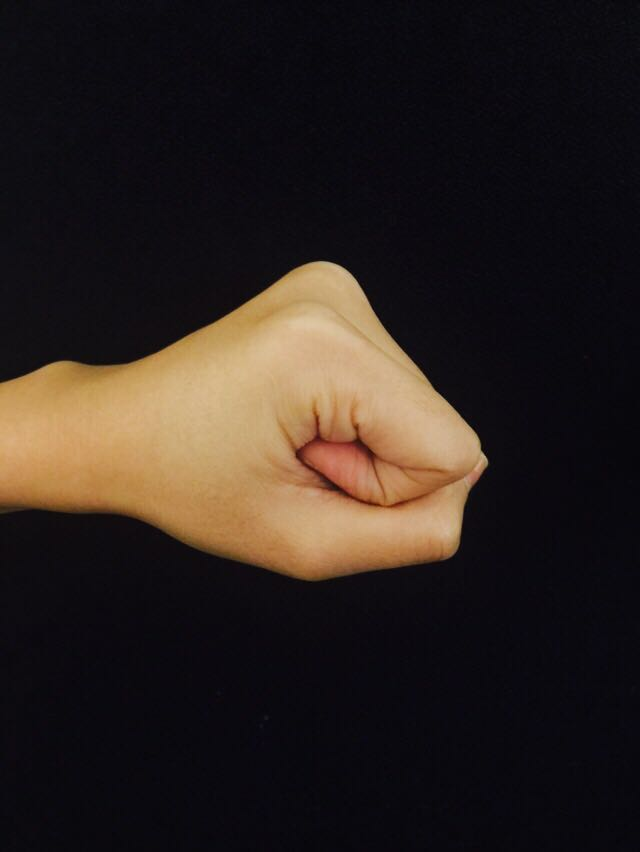
//> input picture Visual-Ass-1/input10/fist_0_2.jpg, 640 x 852 px; the run also reads 1 picture not shown here
$ ./main   (built with g++ and OpenCV 4)
//> lines starting //> are read from the running program, lines starting //| are printed output that depends on the picture; after the words box and inside, x2 and y2 are one past the last pixel; in counts of white or black regions, pixels touching at a corner belong together
#include <opencv/highgui.h>
#include <opencv/cv.h>
#include "opencv2/imgproc/imgproc.hpp"
#include <opencv2/core/core.hpp>
#include "opencv2/highgui/highgui.hpp"
#include <iostream>

using namespace cv;
using namespace std;


//The function returns the square of the euclidean distance between 2 points.
double dist(Point x,Point y)
{
    return (x.x-y.x)*(x.x-y.x)+(x.y-y.y)*(x.y-y.y);
}


//Rewrite comparator to sort convexity areas
bool wayToSort(int i, int j) { return i > j; }

//Main function call to check if a given sequence is correct input
int checkpassword(String argv , int number) {
//> called with argv = "fist_0_2.jpg", number = 1

    int thresh = 100;
    int max_thresh = 255;
    int defect_size=0;
    RNG rng(12345);
    int defect_thresh=0;
    int finger_num=0;
    double max_contourarea=0.0; // biggest contour area of all contours
    double second_max_contourarea=0.0; //second biggest contour area
    double sum_contourarea=0.0; // sum of all contour areas, for computing max/sum ratio of contour area
    double avg_depth=0.0; // sum of all defect points to convex hull
    int defect_num; //number of defect numbers, to compute average average depth
    Size s=Size(640,852); //size of resized image
    Point cm;
//    vector<int> pwd={1,2,3,4,5,0}; //original code for part 1-3
    vector<int> pwd={0,0,8,8,10,10}; //new code for part 4

    Mat im_gray = imread(argv,CV_LOAD_IMAGE_GRAYSCALE);

    if (im_gray.empty())
    {
        cout << "Could not read input image file: " << im_gray << endl;
        return -1;
    }

    //resize all input images
    resize(im_gray, im_gray, s);

    //blur gray scaled image
    blur( im_gray, im_gray, Size(3,3) );

    //convert image to binary - black white image
    Mat img_bw = im_gray > 128;
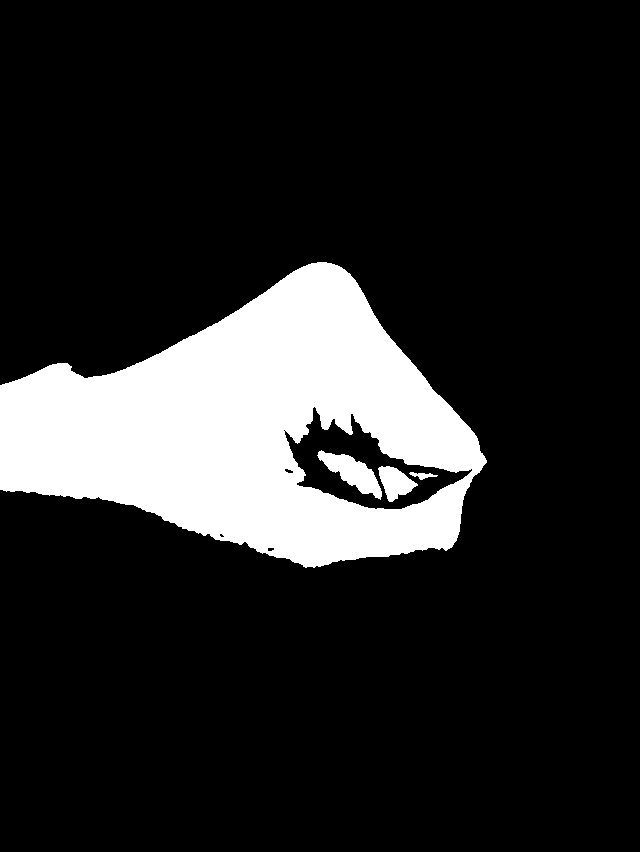
//> img_bw: 852 rows x 640 cols, CV_8UC1; 15.5% white; 4 white regions
    Mat threshold_output;

    cvNamedWindow( "orig", CV_WINDOW_AUTOSIZE );
    imshow( "orig", im_gray );

    cvNamedWindow( "binary", CV_WINDOW_AUTOSIZE );
    imshow("binary", img_bw);


    //try to find countours
    vector<vector<Point>> contour;
    // find contours
    findContours(img_bw,contour,CV_RETR_EXTERNAL,CV_CHAIN_APPROX_NONE);
//> contour = 1 contour; box (x1, y1, x2, y2) and area: (0, 262, 487, 568) 90448
    // draw contours
    Mat result(img_bw.size(),CV_8U,Scalar(0));
    drawContours(result,contour,-1,Scalar(255),2);

    namedWindow("contours");
    imshow("contours",result);


    //create image to show convex hull result
//    createTrackbar( " Threshold:", "Source", &thresh, max_thresh);

    //try to find convex hull

    vector<vector<Point> > contours;
    vector<Vec4i> hierarchy;

    //detect threshold
    threshold( im_gray, threshold_output, thresh, 255, THRESH_BINARY );

    // Find contours

    findContours( threshold_output, contours, hierarchy, CV_RETR_TREE, CV_CHAIN_APPROX_SIMPLE, Point(0, 0));
//> contours = 9 contours, 5 with area under 20; largest, box (x1, y1, x2, y2) and area: (0, 261, 487, 575) 95033, (291, 412, 435, 509) 2632, (440, 478, 458, 487) 46, (397, 465, 405, 471) 22


    // Find the convex hull object for each contour
    vector<vector<Point> >hull( contours.size() );
//> hull = 9 empty contours
    vector<vector<Vec4i>> defects(contours.size() );
//> defects = 9 items
    vector<vector<int> > hullsI(contours.size());
//> hullsI = 9 items
    vector<int> contourarea(contours.size());

    //loop throught all contours and find convex hull for each one of them
    for( int i = 0; i < contours.size(); i++ )
    {
        convexHull( Mat(contours[i]), hull[i], false );
        //find convexity defects
        convexHull( Mat(contours[i]), hullsI[i], false );
        if(hull[i].size()>=3){
            convexityDefects( contours[i], hullsI[i], defects[i]);}
        else cout<<"cannot make convex defects with less than 3 points" <<endl;
    }
//> this loop made 9 passes


    // Get the moments
    vector<Moments> mu(contours.size());
//> mu = 9 items

    for(int i = 0; i < contours.size(); i++ )
    {
        mu[i] = moments( contours[i], false );
    }

    // Get the mass centers:
    vector<Point> mc(contours.size());

    for( int i = 0; i < contours.size(); i++ )
    {
        mc[i] = Point( mu[i].m10/mu[i].m00 , mu[i].m01/mu[i].m00 );
    }

    // Draw contours + hull + center of mass results

    Mat drawing = Mat::zeros( threshold_output.size(), CV_8UC3 );
    for( int i = 0; i< contours.size(); i++ )
    {
//        cout <<"contour area:"<<contourArea(contours[i])<<" i= "<<i<< endl;

        //update countour area array
        contourarea[i]=contourArea(contours[i]);
        sum_contourarea+=contourarea[i];


        //filter out small hulls
        if(contourArea(contours[i])>5000) {
            //update center of mass
            cm= mc[i];

            cout<<" mc[i] x:"<< mc[i].x<<" mc[i] y:"<< mc[i].y<<endl;

            //draw contours on binary image
            Scalar color = Scalar( rng.uniform(0, 255), rng.uniform(0,255), rng.uniform(0,255) );
            drawContours( drawing, contours, i, color, 1, 8, vector<Vec4i>(), 0, Point() );
            drawContours( drawing, hull, i, color, 1, 8, vector<Vec4i>(), 0, Point() );

            //draw center of mass
            circle( drawing, mc[i], 4, color, -1, 8, 0 );

            //filter out unwanted defect points
            defect_num=0;
            for (int j=0;j<defects[i].size();j++){

                defect_num++;

                Vec4i v=defects[i][j];

                int startidx=v[0];
                Point ptStart( contours[i][startidx] ); // point of the contour where the defect begins
                int endidx=v[1];
                Point ptEnd( contours[i][endidx] ); // point of the contour where the defect ends
                int faridx=v[2];
                Point ptFar( contours[i][faridx] );// the farthest from the convex hull point within the defect
                float depth = v[3] / 256; // distance between the farthest point and the convex hull

                avg_depth+=dist(mc[i], ptStart);

                //            cout <<"depth:"<<depth<< endl;
                Size s = img_bw.size();
                defect_thresh=s.height/6;

                line( drawing, ptStart, ptFar, CV_RGB(0,255,0), 1 );
                line( drawing, ptEnd, ptFar, CV_RGB(0,255,0), 1 );
                circle( drawing, ptStart,   4, Scalar(100,0,255), 1 );

                if(depth > defect_thresh)
                {   defect_size++;
                    line( drawing, ptStart, ptFar, CV_RGB(0,255,0), 5 );
                    line( drawing, ptEnd, ptFar, CV_RGB(0,255,0), 5 );
                    circle( drawing, ptStart,   4, Scalar(100,0,255), 5 );
                }

            }
            avg_depth=avg_depth/defect_num;
        }
    }
//> this loop made 9 passes
//> (sum_contourarea, cm) on pass 1: (95033, Point(257, 434))
//> (printed output is left out)
//> after the loop, sum_contourarea = 97776; defect_num = 22; defect_size = 0

    //calculate finger numbers
    finger_num=defect_size+1;
//> finger_num = 1

    //get two highest contour area
    std::sort(contourarea.begin(), contourarea.end(),wayToSort);
//> contourarea = [95033, 2632, 46, 21, 13, 11, 10, 6, 4]
    max_contourarea=contourarea[0];
//> max_contourarea = 95033
    second_max_contourarea=contourarea[1];
//> second_max_contourarea = 2632


    //calculate ratio to determine holes
    double tmp_ratio=max_contourarea/sum_contourarea;
//> tmp_ratio = 0.972

    if(tmp_ratio>0.97){

        cout<<"depth avg: " <<avg_depth<<endl;
//| depth avg: 40379.9
        if(avg_depth>50000){

            cout<<"finger number: " <<finger_num<<endl;

            if(pwd[number-1]==finger_num)
            {
                if(finger_num==1||finger_num==2){
                    cout<<"correct passcode number: "<<number<<endl;
                }

                if(finger_num==3){
                    if(cm.x>s.width/3 || cm.y<s.height/2){
                        cout<<"wrong passcode number: "<<number<<endl;
                    }
                    else {
                        cout<<"correct passcode number: "<<number<<endl;
                    }
                }
                if(finger_num==4){
                    if(cm.x<s.width/3 || cm.y<s.height/3 || cm.x>s.width*2/3 || cm.y>s.height*2/3){
                        cout<<"wrong passcode number: "<<number<<endl;
                    }
                    else {
                        cout<<"correct passcode number: "<<number<<endl;
                    }
                }
                if(finger_num==5){
                    if(cm.x<s.width/3 || cm.y<s.height/2){
                        cout<<"wrong passcode number: "<<number<<endl;
                    }
                    else {
                        cout<<"correct passcode number: "<<number<<endl;
                    }
                }

            }


            else
            {
                cout<<"wrong passcode number: "<<number<<endl;
            }


        }
        else if(pwd[number-1]==0){
//            cout<<"could be a fist"<< endl;
            cout<<"correct passcode number: "<<number<<endl;
        }

        else cout<<"wrong passcode number: "<<number<<endl;

    }

    else if(tmp_ratio>0.9){

        cout<<"could have hole inside,ok?" <<endl;

        if(pwd[number-1]==10){
            cout<<"correct passcode number: "<<number<<endl;
        }
        else {
            cout<<"wrong passcode number: "<<number<<endl;
        }
    }

    else
        //cout<<"could be heart" <<endl;
    {
        if(pwd[number-1]==8){
            cout<<"correct passcode number: "<<number<<endl;
        }
        else{
            cout<<"wrong passcode number: "<<number<<endl;
        }
    }


    namedWindow( "demo", CV_WINDOW_AUTOSIZE );
    imshow( "demo", drawing );


    waitKey(0);
    return 0;

}


//main system call

int main( int argc, char** argv ) {

    checkpassword("fist_0_2.jpg",1);
    checkpassword("fist_0_3.jpg",2);
//> call 2 of checkpassword, with argv = "fist_0_3.jpg", number = 2
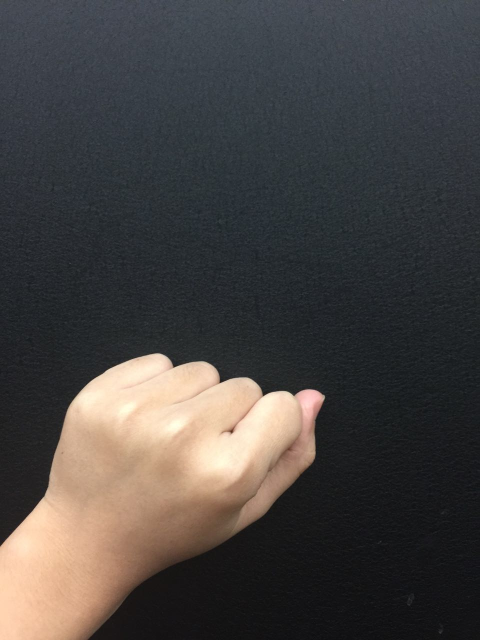
//> input picture Visual-Ass-1/input12/fist_0_3.jpg, 960 x 1280 px (shown at 1/2 size)
//> in checkpassword (call 2), `findContours(img_bw,contour,CV_RETR_EXTERNAL,CV_CHAIN_APPROX_NONE);`: contour = 1 contour; box (x1, y1, x2, y2) and area: (0, 470, 433, 852) 82778
//> in checkpassword (call 2), `findContours( threshold_output, contours, hierarchy, CV_RETR_TREE, CV_..`: contours = 8 contours, 6 with area under 20; largest, box (x1, y1, x2, y2) and area: (0, 470, 433, 852) 90768, (372, 593, 390, 611) 90
//> in checkpassword (call 2), `vector<vector<Point> >hull( contours.size() );`: hull = 8 empty contours
//> in checkpassword (call 2), `vector<vector<Vec4i>> defects(contours.size() );`: defects = 8 items
//> the loop in checkpassword (call 2), `for( int i = 0; i < contours.size(); i++ )` made 8 passes
//| cannot make convex defects with less than 3 points
//> the loop in checkpassword (call 2), `for(int i = 0; i < contours.size(); i++ )` made 8 passes
//> the loop in checkpassword (call 2), `for( int i = 0; i< contours.size(); i++ )` made 8 passes
//> (sum_contourarea, cm) on pass 2: (90767, Point(192, 643))
//> (printed output is left out)
//> after the loop in checkpassword (call 2), `for( int i = 0; i< contours.size(); i++ )`: sum_contourarea = 90890; defect_num = 26; defect_size = 0
//> in checkpassword (call 2), `std::sort(contourarea.begin(), contourarea.end(),wayToSort);`: contourarea = [90767, 89, 15, 8, 7, 2, 2, 0]
//> in checkpassword (call 2), `max_contourarea=contourarea[0];`: max_contourarea = 90767
//> in checkpassword (call 2), `second_max_contourarea=contourarea[1];`: second_max_contourarea = 89
//> in checkpassword (call 2), `double tmp_ratio=max_contourarea/sum_contourarea;`: tmp_ratio = 0.999
//| depth avg: 37643.2
    checkpassword("heart_0_2.jpg",3);
//> in checkpassword (call 3), `findContours(img_bw,contour,CV_RETR_EXTERNAL,CV_CHAIN_APPROX_NONE);`: contour = 2 contours; box (x1, y1, x2, y2) and area: (0, 188, 640, 730) 275208, (91, 495, 98, 507) 26
//> in checkpassword (call 3), `findContours( threshold_output, contours, hierarchy, CV_RETR_TREE, CV_..`: contours = 7 contours, 4 with area under 20; largest, box (x1, y1, x2, y2) and area: (0, 187, 640, 731) 281042, (108, 307, 526, 659) 99172, (73, 494, 81, 504) 35
    checkpassword("heart_0.jpg",4);
//> call 4 of checkpassword, with argv = "heart_0.jpg", number = 4
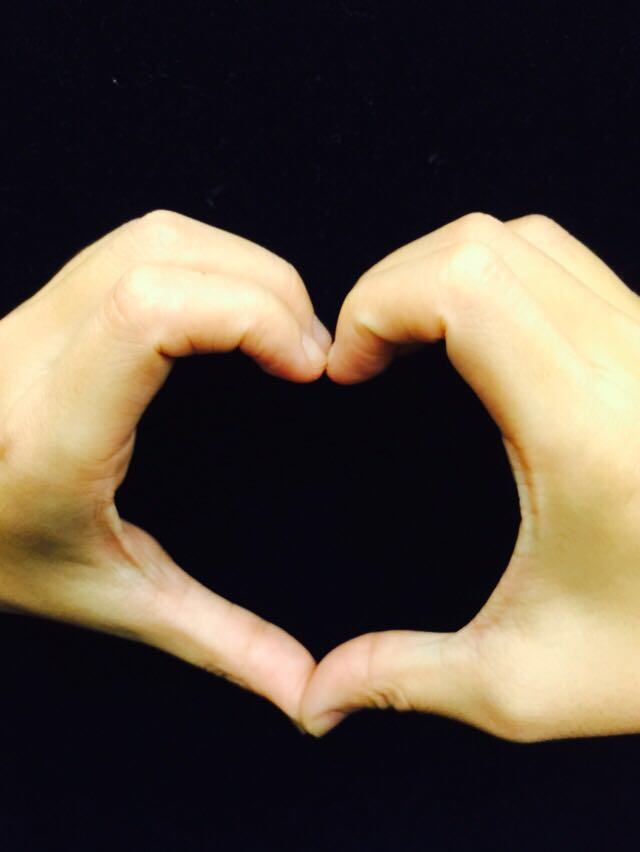
//> input picture Visual-Ass-1/input12/heart_0.jpg, 640 x 852 px
//> in checkpassword (call 4), `findContours(img_bw,contour,CV_RETR_EXTERNAL,CV_CHAIN_APPROX_NONE);`: contour = 2 contours, 1 with area under 20; largest, box (x1, y1, x2, y2) and area: (0, 210, 640, 740) 269658
//> in checkpassword (call 4), `findContours( threshold_output, contours, hierarchy, CV_RETR_TREE, CV_..`: contours = 7 contours, 5 with area under 20; largest, box (x1, y1, x2, y2) and area: (0, 210, 640, 742) 276591, (111, 329, 523, 667) 96045
//> the loop in checkpassword (call 4), `for( int i = 0; i < contours.size(); i++ )` made 7 passes
//> the loop in checkpassword (call 4), `for(int i = 0; i < contours.size(); i++ )` made 7 passes
//> the loop in checkpassword (call 4), `for( int i = 0; i< contours.size(); i++ )` made 7 passes
//> (sum_contourarea, cm) on passes 1, 7: (276591, Point(343, 468)), (372670, Point(327, 488))
//> (printed output is left out)
//> after the loop in checkpassword (call 4), `for( int i = 0; i< contours.size(); i++ )`: sum_contourarea = 372670; defect_num = 30; defect_size = 0
//> in checkpassword (call 4), `std::sort(contourarea.begin(), contourarea.end(),wayToSort);`: contourarea = [276591, 96045, 10, 10, 7, 5, 2]
//> in checkpassword (call 4), `max_contourarea=contourarea[0];`: max_contourarea = 276591
//> in checkpassword (call 4), `second_max_contourarea=contourarea[1];`: second_max_contourarea = 96045
//> in checkpassword (call 4), `double tmp_ratio=max_contourarea/sum_contourarea;`: tmp_ratio = 0.742
    checkpassword("ok_0.jpg",5);
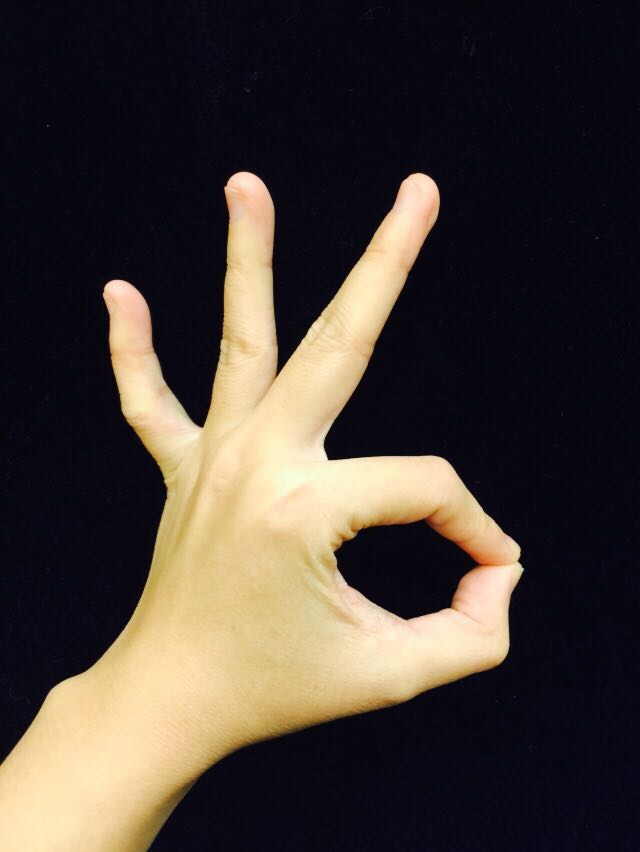
//> input picture Visual-Ass-1/input12/ok_0.jpg, 640 x 852 px
//> in checkpassword (call 5), `findContours(img_bw,contour,CV_RETR_EXTERNAL,CV_CHAIN_APPROX_NONE);`: contour = 1 contour; box (x1, y1, x2, y2) and area: (0, 172, 523, 852) 155986
//> in checkpassword (call 5), `findContours( threshold_output, contours, hierarchy, CV_RETR_TREE, CV_..`: contours = 2 contours; box (x1, y1, x2, y2) and area: (0, 172, 524, 852) 158348, (333, 514, 485, 621) 10142
//> in checkpassword (call 5), `vector<vector<Point> >hull( contours.size() );`: hull = 2 empty contours
//> in checkpassword (call 5), `vector<vector<Vec4i>> defects(contours.size() );`: defects = 2 items
//> the loop in checkpassword (call 5), `for( int i = 0; i < contours.size(); i++ )` made 2 passes
//> the loop in checkpassword (call 5), `for(int i = 0; i < contours.size(); i++ )` made 2 passes
//> the loop in checkpassword (call 5), `for( int i = 0; i< contours.size(); i++ )` made 2 passes
//> (sum_contourarea, cm) on passes 1 to 2: (158348, Point(263, 557)), (168490, Point(405, 565))
//> (printed output is left out)
//> after the loop in checkpassword (call 5), `for( int i = 0; i< contours.size(); i++ )`: sum_contourarea = 168490; defect_num = 19; defect_size = 3
//> in checkpassword (call 5), `finger_num=defect_size+1;`: finger_num = 4
//> in checkpassword (call 5), `max_contourarea=contourarea[0];`: max_contourarea = 158348
//> in checkpassword (call 5), `second_max_contourarea=contourarea[1];`: second_max_contourarea = 10142
//> in checkpassword (call 5), `double tmp_ratio=max_contourarea/sum_contourarea;`: tmp_ratio = 0.94
    checkpassword("ok_bad.jpg",6);
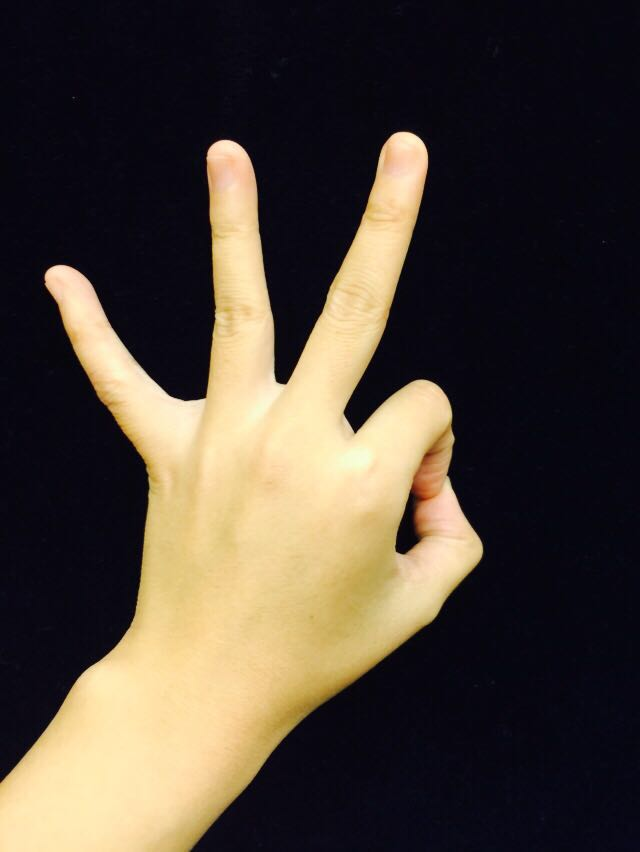
//> input picture Visual-Ass-1/input12/ok_bad.jpg, 640 x 852 px
//> in checkpassword (call 6), `findContours(img_bw,contour,CV_RETR_EXTERNAL,CV_CHAIN_APPROX_NONE);`: contour = 1 contour; box (x1, y1, x2, y2) and area: (0, 132, 482, 852) 162275
//> in checkpassword (call 6), `findContours( threshold_output, contours, hierarchy, CV_RETR_TREE, CV_..`: contours = 4 contours, 1 with area under 20; largest, box (x1, y1, x2, y2) and area: (0, 132, 483, 852) 163938, (394, 479, 429, 556) 1309, (421, 447, 438, 466) 120
//> in checkpassword (call 6), `vector<vector<Point> >hull( contours.size() );`: hull = 4 empty contours
//> in checkpassword (call 6), `vector<vector<Vec4i>> defects(contours.size() );`: defects = 4 items
//> the loop in checkpassword (call 6), `for( int i = 0; i < contours.size(); i++ )` made 4 passes
//> the loop in checkpassword (call 6), `for(int i = 0; i < contours.size(); i++ )` made 4 passes
//> the loop in checkpassword (call 6), `for( int i = 0; i< contours.size(); i++ )` made 4 passes
//> (sum_contourarea, cm) on pass 1: (163938, Point(248, 538))
//> (printed output is left out)
//> after the loop in checkpassword (call 6), `for( int i = 0; i< contours.size(); i++ )`:
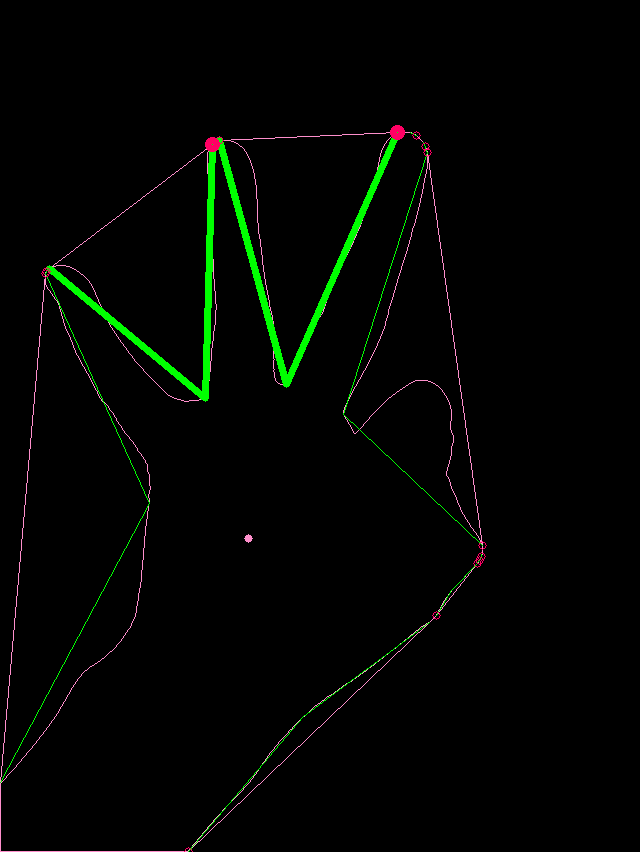
//> drawing: 852 rows x 640 cols, CV_8UC3; mean B, G, R 1.5, 4.7, 2
//> after the loop in checkpassword (call 6), `for( int i = 0; i< contours.size(); i++ )`: sum_contourarea = 165371; defect_num = 15; defect_size = 2
//> in checkpassword (call 6), `finger_num=defect_size+1;`: finger_num = 3
//> in checkpassword (call 6), `std::sort(contourarea.begin(), contourarea.end(),wayToSort);`: contourarea = [163938, 1309, 120, 4]
//> in checkpassword (call 6), `max_contourarea=contourarea[0];`: max_contourarea = 163938
//> in checkpassword (call 6), `second_max_contourarea=contourarea[1];`: second_max_contourarea = 1309
//> in checkpassword (call 6), `double tmp_ratio=max_contourarea/sum_contourarea;`: tmp_ratio = 0.991
//| depth avg: 120005
//| finger number: 3

}
